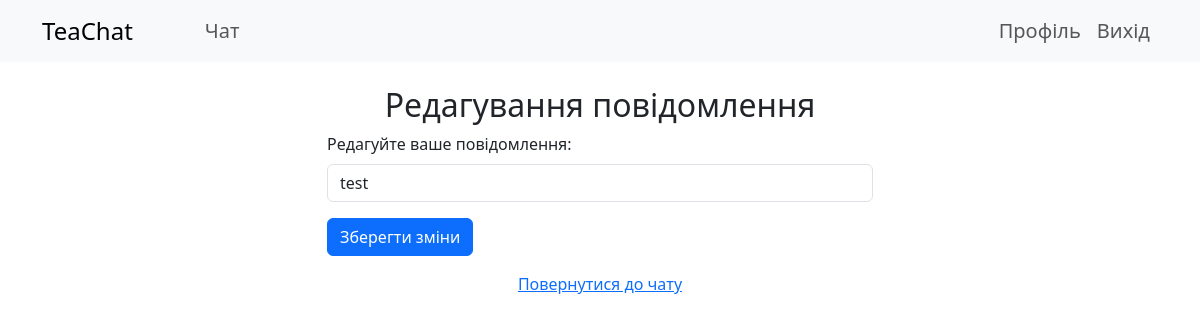
Before: /chat/edit/22/ (signed in) with the older database file.
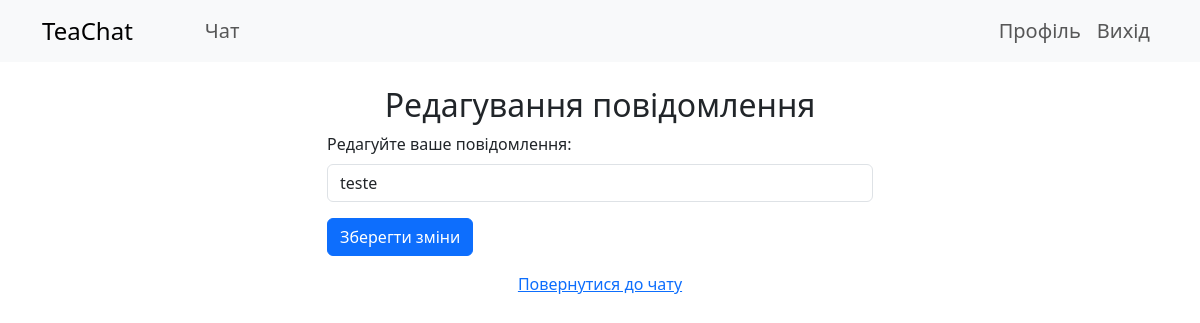
After: the same page with the newer database file.
### chat/models.py (models this page shows, shortened)
class Message(models.Model):
    sender = models.ForeignKey(CustomUser, on_delete=models.CASCADE, related_name='sent_messages')
    receiver = models.ForeignKey(CustomUser, on_delete=models.CASCADE, related_name='received_messages')
    content = models.TextField()
    timestamp = models.DateTimeField(auto_now_add=True)

### chat/views.py (the view)
# urls.py: path('edit/<int:message_id>/', edit_message, name='edit_message'),
@login_required
def edit_message(request, message_id):
    message = get_object_or_404(Message, id=message_id, sender=request.user)
    if message.content == "deleted message":
        return HttpResponseForbidden("You cannot edit a deleted message.")
    context = {'message': message}
    return render(request, 'chat/edit_message.html', context)

### chat/templates/chat/edit_message.html (shortened to what this page needs)
{% extends 'base.html' %}
{% block content %}
  <div class="container mt-4">
    <h2 class="text-center">Редагування повідомлення</h2>
    <form method="post" action="{% url 'update_message' message.id %}" class="mx-auto col-md-6">
      <div class="mb-3">
        <label for="content" class="form-label">Редагуйте ваше повідомлення:</label>
        <input type="text" name="content" class="form-control" value="{{ message.content }}" required>
      </div>
      <button type="submit" class="btn btn-primary">Зберегти зміни</button>
    </form>
    <a href="{% url 'chat_with_user' user_id=message.receiver.id %}" class="d-block text-center mt-3">Повернутися до чату</a>
  </div>
{% endblock %}

Changed rows visible on the page:
changed Message: content "test" → "teste"
